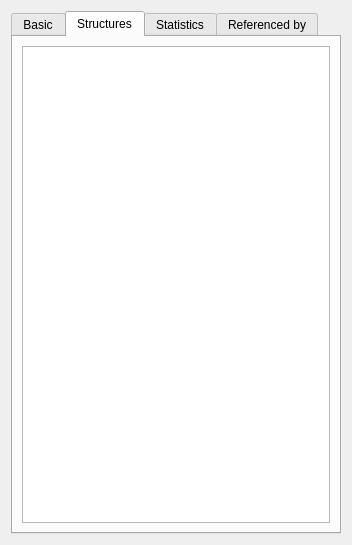
<?xml version="1.0" encoding="UTF-8"?>
<ui version="4.0">
 <class>CheminfoProjectStructureDesigner</class>
 <widget class="QWidget" name="CheminfoProjectStructureDesigner">
  <property name="geometry">
   <rect>
    <x>0</x>
    <y>0</y>
    <width>352</width>
    <height>545</height>
   </rect>
  </property>
  <property name="windowTitle">
   <string>Structure</string>
  </property>
  <layout class="QVBoxLayout">
   <item>
    <widget class="QTabWidget" name="tabs">
     <property name="currentIndex">
      <number>1</number>
     </property>
     <property name="elideMode">
      <enum>Qt::ElideNone</enum>
     </property>
     <widget class="QWidget" name="basicTab">
      <attribute name="title">
       <string>Basic</string>
      </attribute>
      <layout class="QVBoxLayout" name="verticalLayout">
       <item>
        <widget class="QGroupBox" name="generalGB">
         <property name="title">
          <string>General</string>
         </property>
        </widget>
       </item>
       <item>
        <widget class="QGroupBox" name="flagsGB">
         <property name="title">
          <string>Flags</string>
         </property>
        </widget>
       </item>
       <item>
        <widget class="QGroupBox" name="orderGB">
         <property name="title">
          <string>Order</string>
         </property>
         <layout class="QHBoxLayout" name="horizontalLayout_6">
          <item>
           <widget class="QLabel" name="label_22">
            <property name="text">
             <string>Sequence index:</string>
            </property>
           </widget>
          </item>
          <item>
           <widget class="QSpinBox" name="seqIndexSB">
            <property name="sizePolicy">
             <sizepolicy hsizetype="Expanding" vsizetype="Fixed">
              <horstretch>0</horstretch>
              <verstretch>0</verstretch>
             </sizepolicy>
            </property>
            <property name="alignment">
             <set>Qt::AlignRight|Qt::AlignTrailing|Qt::AlignVCenter</set>
            </property>
            <property name="maximum">
             <number>10000</number>
            </property>
           </widget>
          </item>
         </layout>
        </widget>
       </item>
       <item>
        <widget class="QGroupBox" name="projectsGB">
         <property name="title">
          <string>Projects list</string>
         </property>
         <layout class="QVBoxLayout" name="verticalLayout_4">
          <item>
           <widget class="QObjectLinkWidget" name="trajectoryLO" native="true"/>
          </item>
         </layout>
        </widget>
       </item>
       <item>
        <spacer name="verticalSpacer">
         <property name="orientation">
          <enum>Qt::Vertical</enum>
         </property>
         <property name="sizeHint" stdset="0">
          <size>
           <width>20</width>
           <height>40</height>
          </size>
         </property>
        </spacer>
       </item>
       <item>
        <widget class="QDialogButtonBox" name="buttonBox_1">
         <property name="standardButtons">
          <set>QDialogButtonBox::Apply|QDialogButtonBox::Close|QDialogButtonBox::Reset</set>
         </property>
        </widget>
       </item>
      </layout>
     </widget>
     <widget class="QWidget" name="structuresTab">
      <attribute name="title">
       <string>Structures</string>
      </attribute>
      <layout class="QVBoxLayout" name="verticalLayout_3">
       <item>
        <widget class="QTreeView" name="structuresTV">
         <property name="focusPolicy">
          <enum>Qt::NoFocus</enum>
         </property>
         <property name="rootIsDecorated">
          <bool>false</bool>
         </property>
         <property name="itemsExpandable">
          <bool>false</bool>
         </property>
        </widget>
       </item>
      </layout>
     </widget>
     <widget class="QWidget" name="statisticTab">
      <attribute name="title">
       <string>Statistics</string>
      </attribute>
      <layout class="QVBoxLayout" name="verticalLayout_2">
       <item>
        <layout class="QGridLayout" name="_6">
         <property name="sizeConstraint">
          <enum>QLayout::SetMaximumSize</enum>
         </property>
         <item row="0" column="0">
          <widget class="QLabel" name="label_4">
           <property name="text">
            <string>Number of structures:</string>
           </property>
          </widget>
         </item>
         <item row="1" column="0">
          <widget class="QLabel" name="label_5">
           <property name="text">
            <string>Number of atoms:</string>
           </property>
          </widget>
         </item>
         <item row="2" column="0">
          <widget class="QLabel" name="label_6">
           <property name="text">
            <string>Number of bonds:</string>
           </property>
          </widget>
         </item>
         <item row="0" column="1">
          <widget class="QLineEdit" name="residuesLE">
           <property name="frame">
            <bool>false</bool>
           </property>
           <property name="alignment">
            <set>Qt::AlignRight|Qt::AlignTrailing|Qt::AlignVCenter</set>
           </property>
           <property name="readOnly">
            <bool>true</bool>
           </property>
          </widget>
         </item>
         <item row="1" column="1">
          <widget class="QLineEdit" name="atomsLE">
           <property name="frame">
            <bool>false</bool>
           </property>
           <property name="alignment">
            <set>Qt::AlignRight|Qt::AlignTrailing|Qt::AlignVCenter</set>
           </property>
           <property name="readOnly">
            <bool>true</bool>
           </property>
          </widget>
         </item>
         <item row="2" column="1">
          <widget class="QLineEdit" name="bondsLE">
           <property name="frame">
            <bool>false</bool>
           </property>
           <property name="alignment">
            <set>Qt::AlignRight|Qt::AlignTrailing|Qt::AlignVCenter</set>
           </property>
           <property name="readOnly">
            <bool>true</bool>
           </property>
          </widget>
         </item>
         <item row="3" column="0">
          <widget class="QLabel" name="label_2">
           <property name="text">
            <string>Number of restraints:</string>
           </property>
          </widget>
         </item>
         <item row="3" column="1">
          <widget class="QLineEdit" name="restraintsLE">
           <property name="frame">
            <bool>false</bool>
           </property>
           <property name="alignment">
            <set>Qt::AlignRight|Qt::AlignTrailing|Qt::AlignVCenter</set>
           </property>
           <property name="readOnly">
            <bool>true</bool>
           </property>
          </widget>
         </item>
        </layout>
       </item>
       <item>
        <widget class="QLabel" name="formulaLA">
         <property name="sizePolicy">
          <sizepolicy hsizetype="Preferred" vsizetype="Preferred">
           <horstretch>0</horstretch>
           <verstretch>0</verstretch>
          </sizepolicy>
         </property>
         <property name="frameShape">
          <enum>QFrame::Box</enum>
         </property>
         <property name="frameShadow">
          <enum>QFrame::Sunken</enum>
         </property>
         <property name="lineWidth">
          <number>1</number>
         </property>
         <property name="midLineWidth">
          <number>0</number>
         </property>
         <property name="text">
          <string/>
         </property>
         <property name="textFormat">
          <enum>Qt::RichText</enum>
         </property>
         <property name="alignment">
          <set>Qt::AlignCenter</set>
         </property>
        </widget>
       </item>
       <item>
        <layout class="QGridLayout" name="_5">
         <item row="0" column="0">
          <widget class="QLabel" name="label">
           <property name="sizePolicy">
            <sizepolicy hsizetype="Preferred" vsizetype="Fixed">
             <horstretch>0</horstretch>
             <verstretch>0</verstretch>
            </sizepolicy>
           </property>
           <property name="text">
            <string>Structure mass:</string>
           </property>
           <property name="textFormat">
            <enum>Qt::RichText</enum>
           </property>
          </widget>
         </item>
         <item row="0" column="1">
          <widget class="QQuantityLineEdit" name="massLE">
           <property name="sizePolicy">
            <sizepolicy hsizetype="Expanding" vsizetype="Fixed">
             <horstretch>0</horstretch>
             <verstretch>0</verstretch>
            </sizepolicy>
           </property>
           <property name="frame">
            <bool>false</bool>
           </property>
           <property name="alignment">
            <set>Qt::AlignRight|Qt::AlignTrailing|Qt::AlignVCenter</set>
           </property>
           <property name="readOnly">
            <bool>true</bool>
           </property>
          </widget>
         </item>
        </layout>
       </item>
       <item>
        <widget class="QTreeView" name="statTV">
         <property name="sizePolicy">
          <sizepolicy hsizetype="Expanding" vsizetype="Expanding">
           <horstretch>0</horstretch>
           <verstretch>0</verstretch>
          </sizepolicy>
         </property>
         <property name="focusPolicy">
          <enum>Qt::NoFocus</enum>
         </property>
         <property name="editTriggers">
          <set>QAbstractItemView::NoEditTriggers</set>
         </property>
         <property name="selectionBehavior">
          <enum>QAbstractItemView::SelectRows</enum>
         </property>
         <property name="rootIsDecorated">
          <bool>false</bool>
         </property>
         <property name="sortingEnabled">
          <bool>true</bool>
         </property>
        </widget>
       </item>
      </layout>
     </widget>
     <widget class="QWidget" name="refByTab">
      <attribute name="title">
       <string>Referenced by</string>
      </attribute>
     </widget>
    </widget>
   </item>
  </layout>
 </widget>
 <customwidgets>
  <customwidget>
   <class>QQuantityLineEdit</class>
   <extends>QLineEdit</extends>
   <header location="global">QuantityLineEdit.hpp</header>
  </customwidget>
  <customwidget>
   <class>QObjectLinkWidget</class>
   <extends>QWidget</extends>
   <header location="global">ObjectLinkWidget.hpp</header>
   <container>1</container>
  </customwidget>
 </customwidgets>
 <resources/>
 <connections/>
</ui>
